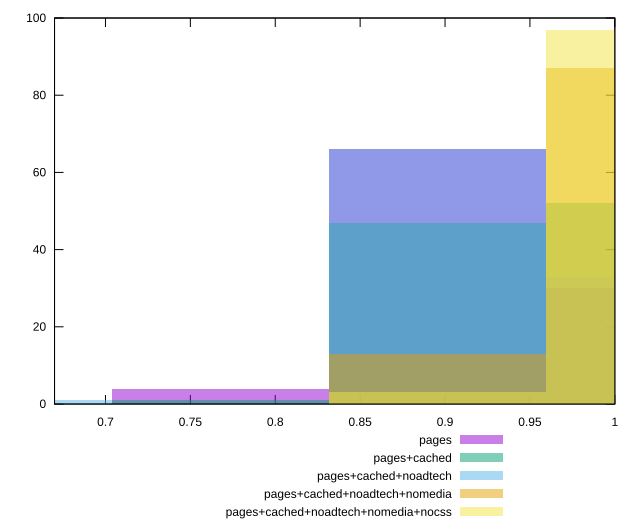

Generate this figure with gnuplot:
reset

$pages <<EOF
0.8957641710742706 66
1.023730481227738 30
0.7677978609208034 4
EOF

$pagesCached <<EOF
0.8957641710742706 47
1.023730481227738 52
0.7677978609208034 1
EOF

$pagesCachedNoadtech <<EOF
0.6398315507673362 1
1.023730481227738 33
0.8957641710742706 66
EOF

$pagesCachedNoadtechNomedia <<EOF
0.8957641710742706 13
1.023730481227738 87
EOF

$pagesCachedNoadtechNomediaNocss <<EOF
1.023730481227738 97
0.8957641710742706 3
EOF

set key outside below
set boxwidth 0.12796631015346724
set xrange [0.67:1]
set yrange [0:100]
set trange [0:100]
set style fill transparent solid 0.5 noborder
set terminal svg size 640, 530 enhanced background rgb 'white'
set output "report_00018_2021-02-10T15-25-16.877Z/uses-http2/comparison/histogram/all_score.svg"

plot $pages title "pages" with boxes, \
     $pagesCached title "pages+cached" with boxes, \
     $pagesCachedNoadtech title "pages+cached+noadtech" with boxes, \
     $pagesCachedNoadtechNomedia title "pages+cached+noadtech+nomedia" with boxes, \
     $pagesCachedNoadtechNomediaNocss title "pages+cached+noadtech+nomedia+nocss" with boxes

reset
